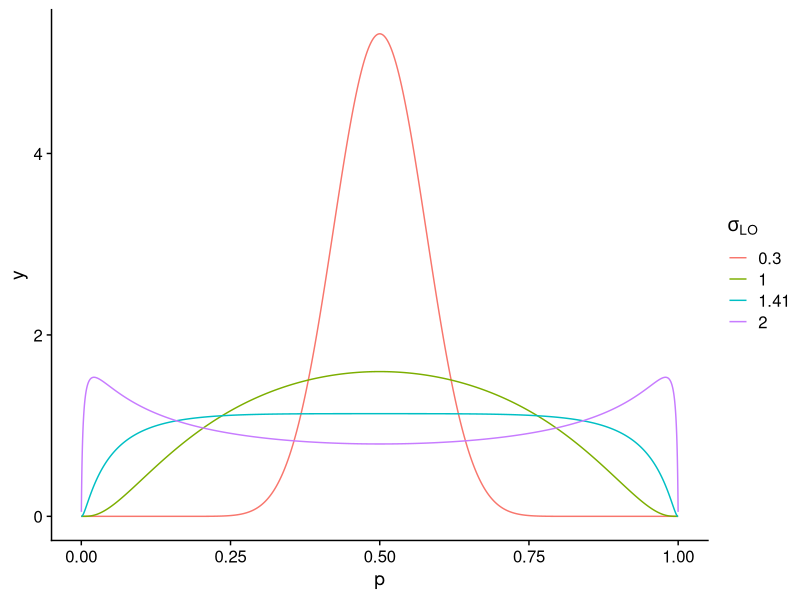

The R source for this figure:
#!/usr/bin/env Rscript --vanilla

library(tidyverse)

logit <- function(p) log(p / (1 - p))
pdf <- function(p, sigma) dnorm(logit(p), 0, sigma) / (p * (1 - p))

# Check the integral
integral <- integrate(partial(pdf, sigma = 0.25), 0, 1)
if (abs(integral$value - 1) > integral$abs.error) stop("bad pdf")

n <- 1e4
eps <- 0.0001

dat <- crossing(
  sigma = c(0.3, 1.0, round(sqrt(2), 2), 2.0),
  p = seq(eps, 1 - eps, length.out = n)
) %>%
  mutate(y = pdf(p, sigma))

plot <- dat %>%
  mutate_at("sigma", factor) %>%
  ggplot(aes(p, y, color = sigma)) +
  geom_line() +
  labs(color = expression(sigma[LO])) +
  cowplot::theme_half_open()

ggsave("fig/sigma-spread.pdf")
